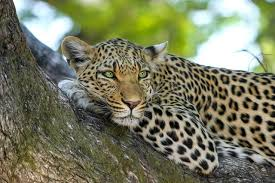
#> input picture day 5/cheta.jpeg, 275 x 183 px
$ python sift.py
#> lines starting #> are read from the running program, lines starting #| are printed output that depends on the picture
import cv2
import matplotlib.pyplot as plt
img = cv2.imread("cheta.jpeg")
#> img is the input picture: shape (183, 275, 3); mean B, G, R 96.9, 123.1, 120.5
#SIFT
gray = cv2.cvtColor(img, cv2.COLOR_RGB2GRAY)
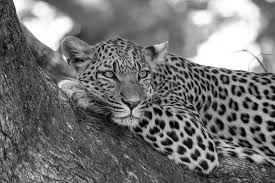
#> gray: shape (183, 275); min 0, max 255, mean 115
sift = cv2.SIFT_create()
kp, des = sift.detectAndCompute(gray, None)
#> kp = 849 keypoints; strongest (x, y, size): (258, 119, 4.9), (182, 135, 2.4), (48, 29, 25.1), (162, 135, 2.5)
sift_img = cv2.drawKeypoints(gray, kp, None)
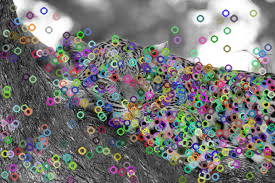
#> sift_img: shape (183, 275, 3); mean of channels 0, 1, 2 119.9, 121.3, 121.6; drawn as B, G, R
#HOG
hog = cv2.HOGDescriptor()
h = hog.compute(gray)
plt.subplot(1,2,1), plt.imshow(sift_img), plt.title("SIFT Features")
plt.axis("off")
plt.subplot(1,2,2), plt.plot(h[:100])
plt.title("HOG Features (first 100)")
plt.show()
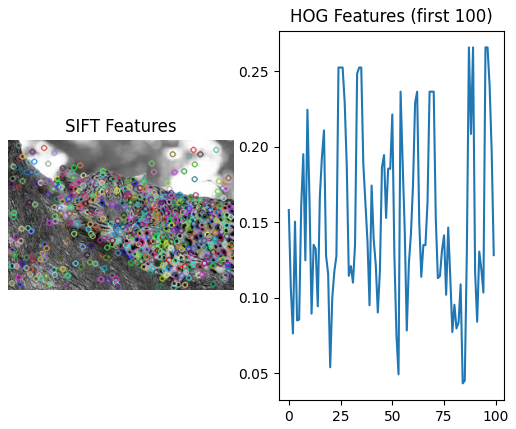
#> figure drawn by matplotlib, 2 panels; panel 2: curve peaks at x = 87, y = 0.266

$ run again, with day 5/TOWER.JPEG.jpg copied over day 5/cheta.jpeg
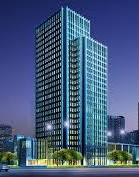
#> input picture day 5/TOWER.JPEG.jpg, 139 x 177 px
#> img is the input picture: shape (177, 139, 3); mean B, G, R 124.2, 90.3, 69.4
#> `gray = cv2.cvtColor(img, cv2.COLOR_RGB2GRAY)`:
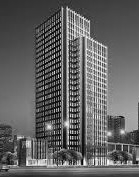
#> gray: shape (177, 139); min 2, max 254, mean 98
#> kp = 199 keypoints; strongest (x, y, size): (49, 127, 4.1), (68, 66, 1.8), (68, 44, 1.9), (68, 61, 1.9)
#> `plt.show()`:
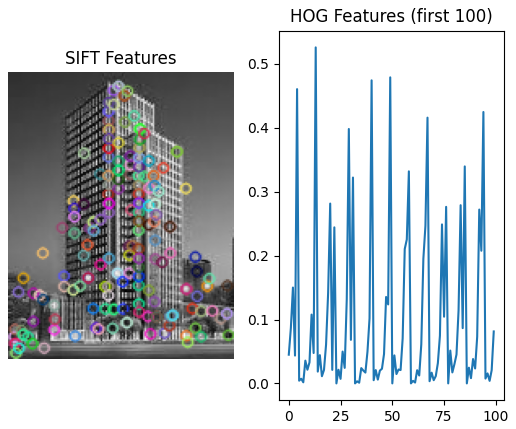
#> figure drawn by matplotlib, 2 panels; panel 2: curve peaks at x = 13, y = 0.526
